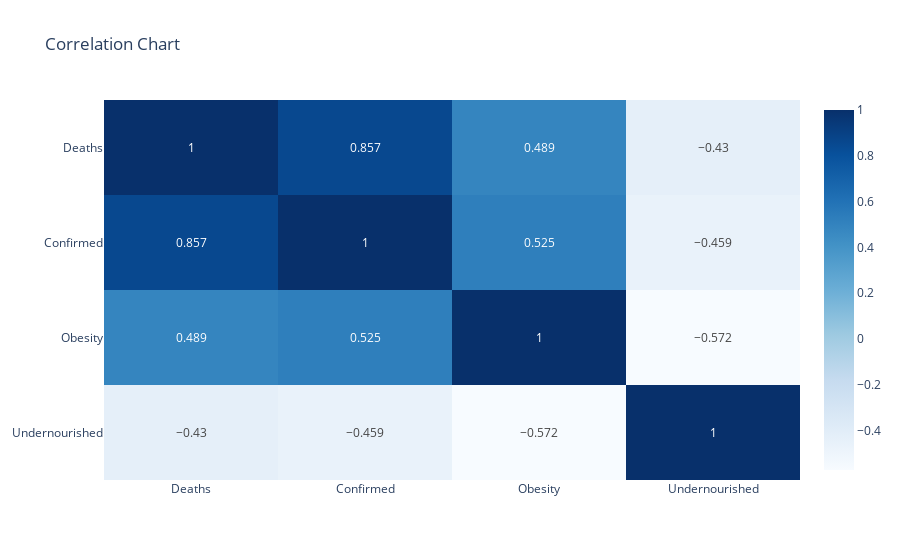

Notebook code cell kept with this figure:
### Markdown cell above
To confirm that the relationships we are seeing in the bubble charts are indeed what we think, we create a Pearson Correlation Coefficient chart.

### Code cell
# create a dataframe containing data from all countries for the specific variables mentioned above
allcountries=df[['Deaths', 'Confirmed', 'Obesity', 'Undernourished']]

# Use the Pearson Correlation Coefficient to calculate the relationship strength between all the variables listed above with one another
# create a heatmap
x=allcountries.corr(method='pearson').round(3)
# used one specific colour to demonstrate the graph in luminance
px.imshow(x, text_auto=True, aspect='auto', color_continuous_scale = 'blues', title="Correlation Chart")

### Figure 1 — Plotly figure (JSON) as saved in the notebook; plotly's stock layout.template omitted (floating-point values rounded to 4 significant figures)
{"data": [{"coloraxis": "coloraxis", "hovertemplate": "x: %{x}<br>y: %{y}<br>color: %{z}<extra></extra>", "name": "0", "texttemplate": "%{z}", "type": "heatmap", "x": ["Deaths", "Confirmed", "Obesity", "Undernourished"], "xaxis": "x", "y": ["Deaths", "Confirmed", "Obesity", "Undernourished"], "yaxis": "y", "z": [[1, 0.857, 0.489, -0.43], [0.857, 1, 0.525, -0.459], [0.489, 0.525, 1, -0.572], [-0.43, -0.459, -0.572, 1]]}], "layout": {"autosize": true, "coloraxis": {"colorscale": [[0, "rgb(247,251,255)"], [0.125, "rgb(222,235,247)"], [0.25, "rgb(198,219,239)"], [0.375, "rgb(158,202,225)"], [0.5, "rgb(107,174,214)"], [0.625, "rgb(66,146,198)"], [0.75, "rgb(33,113,181)"], [0.875, "rgb(8,81,156)"], [1, "rgb(8,48,107)"]]}, "title": {"text": "Correlation Chart"}, "xaxis": {"anchor": "y", "autorange": true, "domain": [0, 1], "range": [-0.5, 3.5], "type": "category"}, "yaxis": {"anchor": "x", "autorange": true, "domain": [0, 1], "range": [3.5, -0.5], "type": "category"}}}
